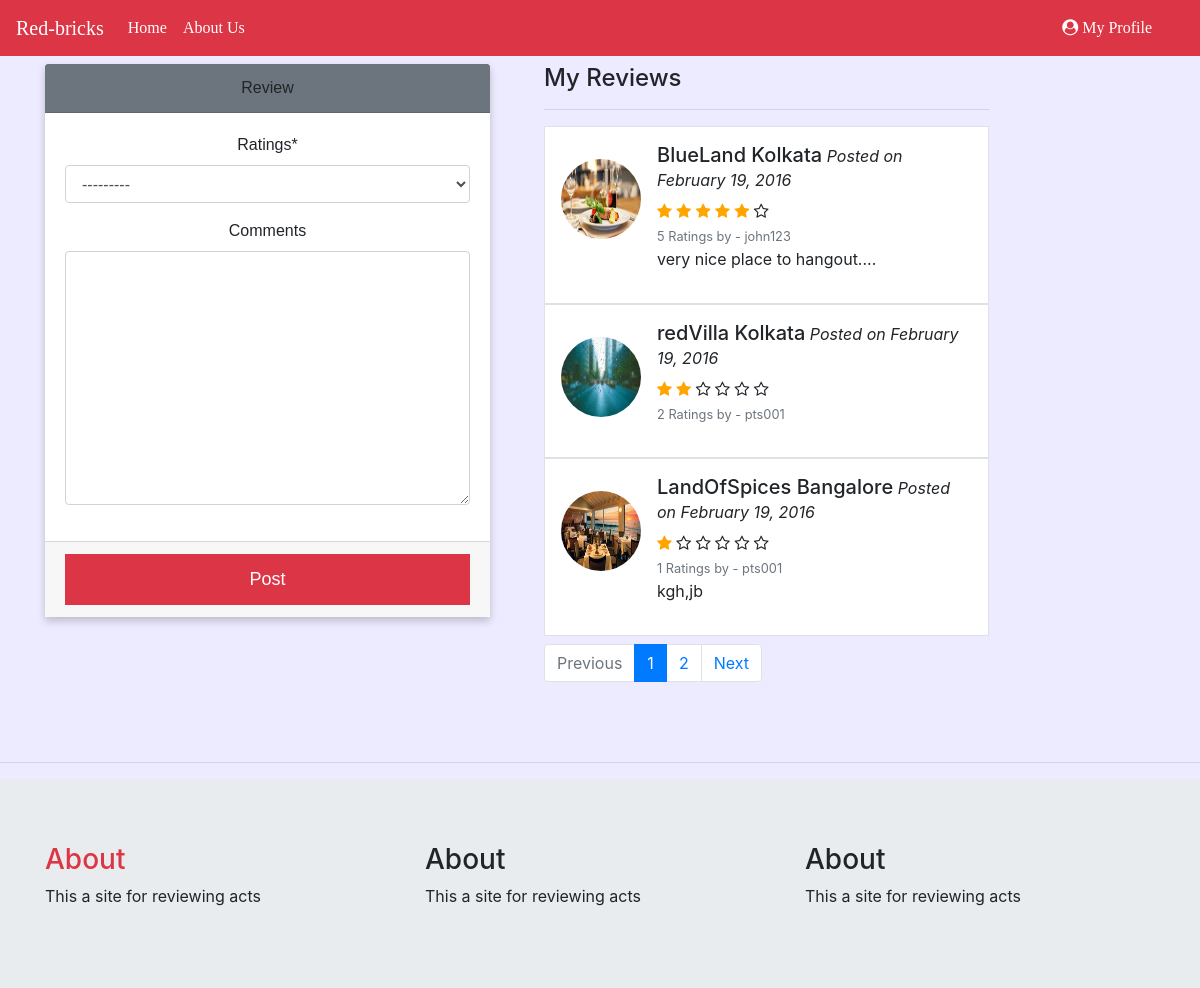
The page /restaurant/1/post_review (signed in) on the database as committed earlier.
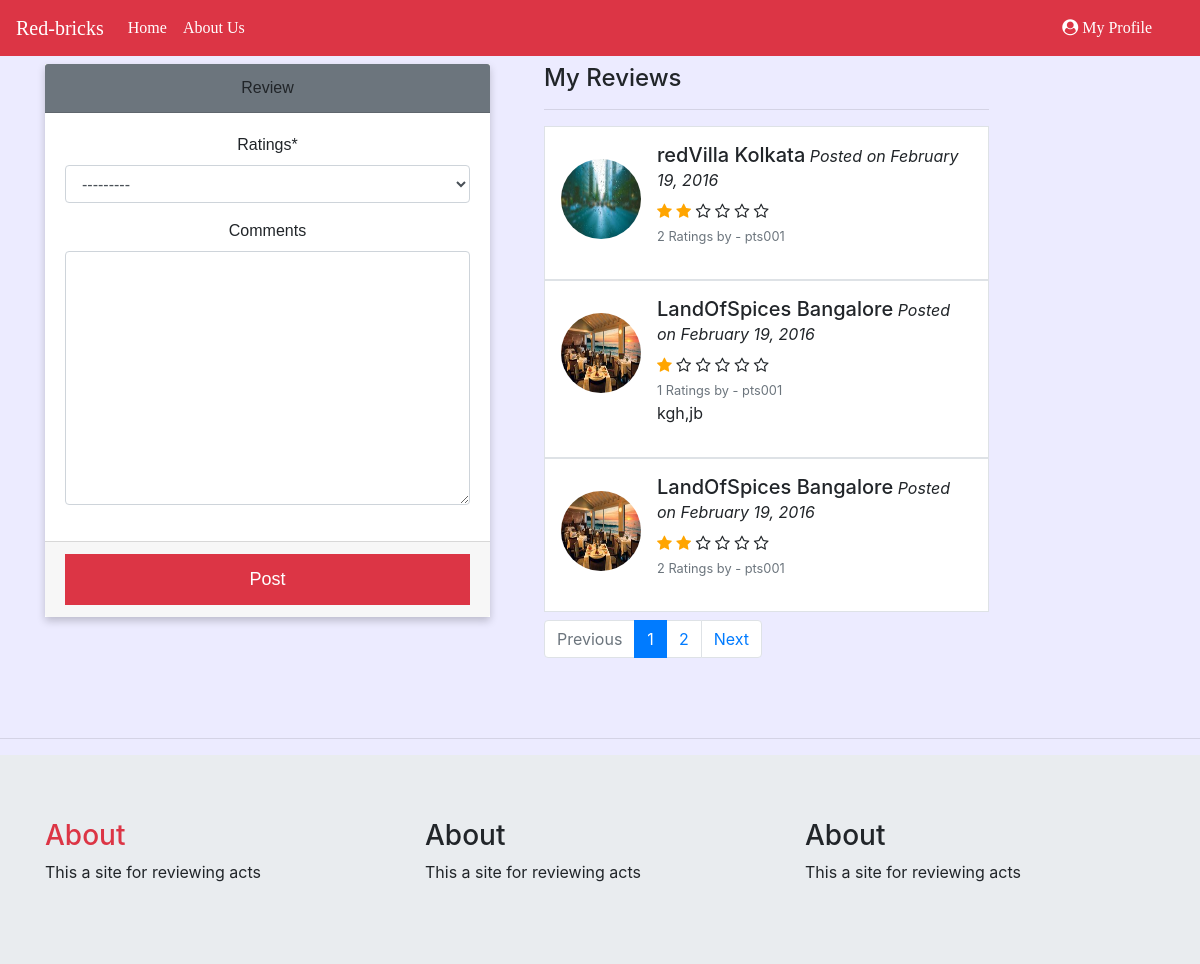
The same page on the database as committed later.
### redbricks/models.py (models this page shows, shortened)
class Reviews(models.Model):
    ratings = models.IntegerField(choices=ratings_choice)
    comments = models.TextField(null=True, blank=True)
    reviewer = models.ForeignKey(User, on_delete=models.CASCADE)
    restaurant = models.ForeignKey(Restaurants, on_delete=models.CASCADE)
    date_posted=models.DateTimeField(default=timezone.now)

class Restaurants(models.Model):
    category = models.CharField(max_length=20, choices=categories, default='Veg Only')
    contact_no = models.CharField(max_length=13)
    address = models.CharField(max_length=100)
    city = models.CharField(max_length=20,choices=city_names, default='Bangalore')
    res_name = models.CharField(max_length=40)
    restaurant_pic = models.ImageField(upload_to='restaurant_pic', default='default.jpg')
    def __str__(self):
        return '{} {}'.format(self.res_name, self.city)

### redbricks/views.py (the view, shortened to what this page needs)
# urls.py: path('restaurant/<int:id>/post_review',CreateRatingsView.as_view(), name= 'redbricks-review'),
class CreateRatingsView(LoginRequiredMixin, CreateView, ListView):
    model = Reviews
    fields = ['ratings','comments']
    paginate_by = 3

### redbricks/templates/redbricks/reviews_form.html (shortened to what this page needs)
{% extends "redbricks/base.html" %}
{% load crispy_forms_tags %}
{% block content %}
<div class="row">
    <div class="col-md-5">
      <form method="post">
        <div class="form-card mt-2">
            <div class="card-header bg-secondary">Review</div>
            <div class="card-body">
                {{ form | crispy }}
            </div>
            <div class="card-footer">
                <button class="btn-danger">Post</button>
            </div>
        </div>
      </form>
    </div>
    <div class="col-md-5 ml-4 mt-2">
        <h4>My Reviews</h4>
            <hr>
        {% for review in object_list %}
          <div class="media border bg-white p-3">
            <img src="{{ review.restaurant.restaurant_pic.url }}" alt="John Doe" class="mr-3 mt-3 rounded-circle" style="width:80px; height:80px">
            <div class="media-body">
              <h5>{{ review.restaurant }}<small><i> Posted on February 19, 2016</i></small></h5>
              <div class="ratings">
              {% if review.ratings == 1 %}
                <span class="fa fa-star checked"></span>
                <span class="fa fa-star-o"></span>
                <span class="fa fa-star-o"></span>
                <span class="fa fa-star-o"></span>
                <span class="fa fa-star-o"></span>
              {% elif review.ratings == 2 %}
                <span class="fa fa-star checked"></span>
                <span class="fa fa-star checked"></span>
                <span class="fa fa-star-o"></span>
                <span class="fa fa-star-o"></span>
                <span class="fa fa-star-o"></span>
              {% elif review.ratings == 3 %}
                <span class="fa fa-star checked"></span>
                <span class="fa fa-star checked"></span>
                <span class="fa fa-star checked"></span>
                <span class="fa fa-star-o"></span>
                <span class="fa fa-star-o"></span>
              {% elif review.ratings == 4 %}
                <span class="fa fa-star checked"></span>
                <span class="fa fa-star checked"></span>
                <span class="fa fa-star checked"></span>
                <span class="fa fa-star checked"></span>
                <span class="fa fa-star-o"></span>
              {% elif review.ratings == 5 %}
                <span class="fa fa-star checked"></span>
                <span class="fa fa-star checked"></span>
                <span class="fa fa-star checked"></span>
                <span class="fa fa-star checked"></span>
                <span class="fa fa-star checked"></span>
              {% endif %}
                <span class="fa fa-star-o"></span><br>
                <small class="text text-muted">{{ review.ratings }} Ratings by - {{ review.reviewer }}</small>
              </div>
            <p>{{ review.comments }}</p>
            </div>
          </div>
        {% empty %}
            No Reviews
        {% endfor %}
        <div class="mt-2 ">
            <ul class="pagination">
              {% if page_obj.has_previous %}
                <li class="page-item"><a class="page-link" href="?page={{ page_obj.previous_page_number }}">Previous</a></li>
              {% else %}
                <li class="page-item disabled"><a class="page-link" href="#">Previous</a></li>
              {% endif %}
              {% for num in page_obj.paginator.page_range %}
                {% if page_obj.number == num %}
                  <li class="page-item active"><a class="page-link" href="?page={{ num }}">{{ num }}</a></li>
                {% elif num > page_obj.number|add:'-2' and num < page_obj.number|add:'2' %}
                  <li class="page-item"><a class="page-link" href="?page={{ num }}">{{ num }}</a></li>
                {% endif %}
              {% endfor %}
              {% if page_obj.has_next %}
                <li class="page-item"><a class="page-link" href="?page={{ page_obj.next_page_number }}">Next</a></li>
              {% else %}
                <li class="page-item disabled"><a class="page-link" href="#">Next</a></li>
              {% endif %}
            </ul>
      </div>
    </div>
</div>
{% endblock %}

Rows that differ between the two databases and show on the page:
removed Reviews: restaurant.restaurant_pic (picture), restaurant "BlueLand Kolkata", ratings "5", reviewer "john123", comments "very nice place to hangout...."
now on this page (row unchanged): Reviews: restaurant.restaurant_pic (picture), restaurant "LandOfSpices Bangalore", ratings "2", reviewer "pts001"
